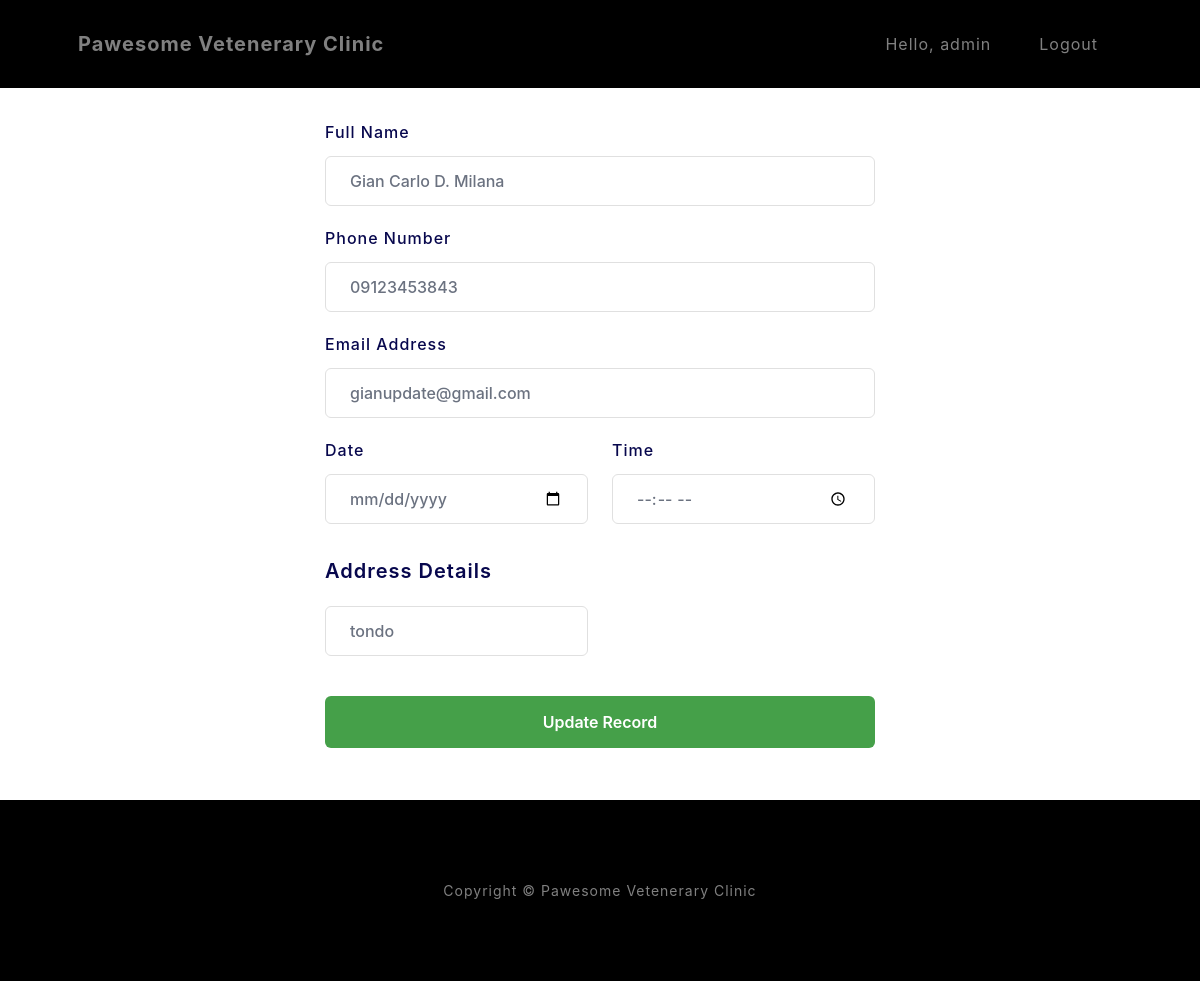
The page /update/11/ (signed in) on the database its author committed.
### myapp/models.py (models this page shows)
class Patient(models.Model):
    name=models.CharField(max_length=100)
    phone=models.CharField(max_length=100)
    email=models.EmailField(max_length=254)
    date = models.DateField()
    time=models.TimeField()
    address=models.CharField(max_length=100)

### myapp/views.py (the view)
# urls.py: path('update/<int:id>/',views.update,name="update"),
def update(request,id):
    patient = Patient.objects.get(id=id)
    return render(request,'update.html',{'patient':patient})

### myapp/templates/update.html (shortened to what this page needs)
<!DOCTYPE html>
<html lang="en">
    {% load static %}
    <head>
        <link rel="stylesheet" type="text/css" href="{% static 'css/styles1.css' %}">
    </head>
    <body id="page-top">
        <nav class="navbar navbar-expand-lg navbar-light fixed-top" id="mainNav">
            <div class="container px-4 px-lg-5">
                <a class="navbar-brand" href="{% url 'user' %}">Pawesome Vetenerary Clinic</a>
                <div class="collapse navbar-collapse" id="navbarResponsive">
                    <ul class="navbar-nav ms-auto">
                        <li class="nav-item"><a class="nav-link">Hello, {{request.user}}</a></li>
                        <li class="nav-item"><a class="nav-link" href="{% url 'logout' %}">Logout</a></li>
                    </ul>
                </div>
            </div>
        </nav>
        <header class="masthead">
            <br>
            <br>
            <br>
                    <div class="formbold-main-wrapper">
                        <div class="formbold-form-wrapper">
                          <form action="{% url 'updateRecord' patient.id %}" method="POST">
                            <div class="formbold-mb-5">
                              <label for="name" class="formbold-form-label"> Full Name </label>
                              <input
                                type="text"
                                name="name"
                                id="name"
                                placeholder="Full Name"
                                value="{{patient.name}}"
                                class="formbold-form-input"
                              />
                            </div>
                            <div class="formbold-mb-5">
                              <label for="phone" class="formbold-form-label"> Phone Number </label>
                              <input
                                type="text"
                                name="phone"
                                id="phone"
                                placeholder="Enter your phone number"
                                value="{{patient.phone}}"
                                class="formbold-form-input"
                              />
                            </div>
                            <div class="formbold-mb-5">
                              <label for="email" class="formbold-form-label"> Email Address </label>
                              <input
                                type="email"
                                name="email"
                                id="email"
                                placeholder="Enter your email"
                                value="{{patient.email}}"
                                class="formbold-form-input"
                              />
                            </div>
                            <div class="flex flex-wrap formbold--mx-3">
                              <div class="w-full sm:w-half formbold-px-3">
                                <div class="formbold-mb-5 w-full">
                                  <label for="date" class="formbold-form-label"> Date </label>
                                  <input
                                    type="date"
                                    name="date"
                                    id="date"
                                    value="{{patient.date}}"
                                    class="formbold-form-input"
                                  />
                                </div>
                              </div>
                              <div class="w-full sm:w-half formbold-px-3">
                                <div class="formbold-mb-5">
                                  <label for="time" class="formbold-form-label"> Time </label>
                                  <input
                                    type="time"
                                    name="time"
                                    id="time"
                                    value="{{patient.time}}"
                                    class="formbold-form-input"
                                  />
                                </div>
                              </div>
                            </div>
                            <div class="formbold-mb-5 formbold-pt-3">
                              <label class="formbold-form-label formbold-form-label-2">
                                Address Details
                              </label>
                              <div class="flex flex-wrap formbold--mx-3">
                                <div class="w-full sm:w-half formbold-px-3">
                                  <div class="formbold-mb-5">
                                    <input
                                      type="text"
                                      name="address"
                                      id="address"
                                      value="{{patient.address}}"
                                      placeholder="Enter city"
                                      class="formbold-form-input"
                                    />
                                  </div>
                                </div>
                              </div>
                            </div>
                            <div>
                              <button class="formbold-btn">Update Record</button>
                            </div>
                          </form>
                        </div>
                      </div>
        </header>
    <footer class="footer bg-black small text-center text-white-50"><div class="container px-4 px-lg-5">Copyright &copy; Pawesome Vetenerary Clinic</div></footer>
</body>
</html>

### myapp/templates/update.html (style rules this page uses)
* { margin: 0; padding: 0; box-sizing: border-box; }
body { font-family: "Inter", Arial, Helvetica, sans-serif; }
.formbold-mb-5 { margin-bottom: 20px; }
.formbold-pt-3 { padding-top: 12px; }
.formbold-main-wrapper { display: flex; align-items: center; justify-content: center; padding: 48px; }
.formbold-form-wrapper { margin: 0 auto; max-width: 550px; width: 100%; background: white; }
.formbold-form-label { display: block; font-weight: 500; font-size: 16px; color: #07074d; margin-bottom: 12px; }
.formbold-form-label-2 { font-weight: 600; font-size: 20px; margin-bottom: 20px; }
.formbold-form-input { width: 100%; padding: 12px 24px; border-radius: 6px; border: 1px solid #e0e0e0; background: white; font-weight: 500; font-size: 16px; color: #6b7280; outline: none; resize: none; }
.formbold-btn { text-align: center; font-size: 16px; border-radius: 6px; padding: 14px 32px; border: none; font-weight: 600; background-color: #45a049; color: white; width: 100%; cursor: pointer; }
.formbold--mx-3 { margin-left: -12px; margin-right: -12px; }
.formbold-px-3 { padding-left: 12px; padding-right: 12px; }
.flex { display: flex; }
.flex-wrap { flex-wrap: wrap; }
.w-full { width: 100%; }
@media (min-width: 540px) { .sm\:w-half { width: 50%; } }

### rows shown on the page
Patient: name "Gian Carlo D. Milana", phone "09123453843", email "gianupdate@gmail.com", address "tondo"

### other values the page prints
{{ request.user }} "admin"
